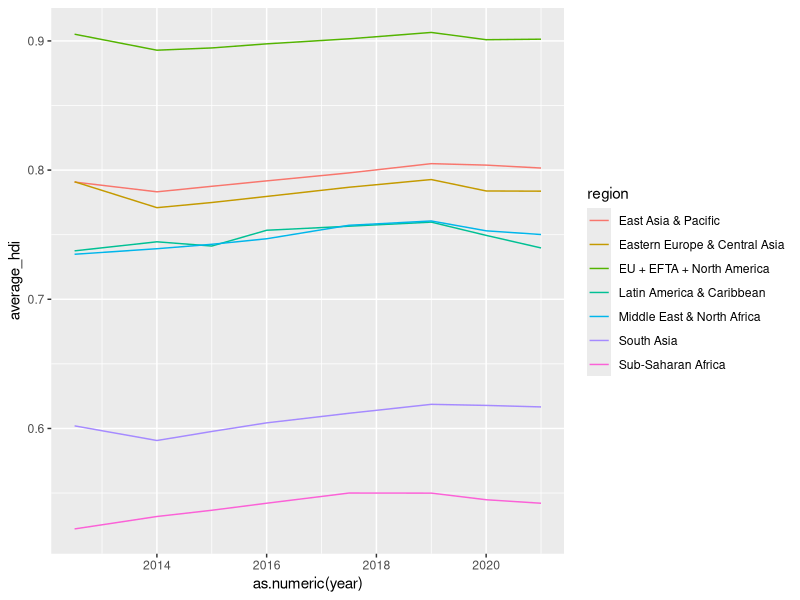
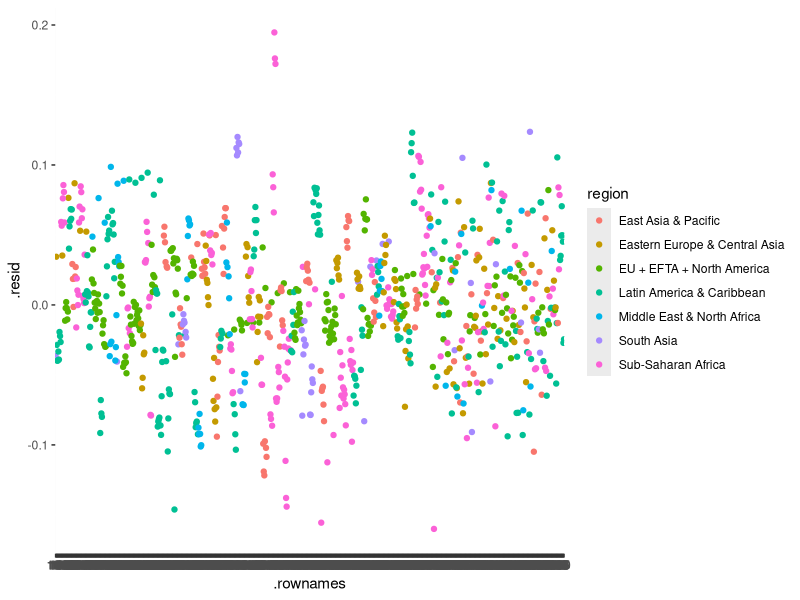

Recreate these plots in R, in order.
## ---- chunk 1
knitr::opts_chunk$set(echo = TRUE)
## ---- chunk 2
# Load Libraries
library(dplyr)
library(ggplot2)
library(lme4)
library(broom.mixed)

data = read.csv("./data/data_clean.csv")
## ---- chunk 3
average_hdi = data %>% group_by(region,year) %>% summarise(average_hdi = mean(hdi))
average_hdi[average_hdi$year == "2012-2013", "year"] = "2012.5"
average_hdi[average_hdi$year == "2017-2018", "year"] = "2017.5"
ggplot(data=average_hdi, aes(x=as.numeric(year), y=average_hdi)) + geom_line(aes(color = region))
## ---- chunk 4
# Create Time Mixed Effects Model
selected_columns = data[, c("country","year", "region", "hdi", "x1.6","x3.2", "x5.1", "x6.4", "x7.3")]
selected_columns[selected_columns$year == "2012-2013", "year"] = "2012.5"
selected_columns[selected_columns$year == "2017-2018", "year"] = "2017.5"
selected_columns$year = as.numeric(selected_columns$year)
selected_columns$years_from_2000 = selected_columns$year - 2000

time_mixed_effects = lmer(hdi~years_from_2000+x1.6+x3.2+x5.1+x6.4+x7.3+(1+years_from_2000|region),data=selected_columns)
## ---- chunk 5
# Determine Significance of Coefficients

## ---- chunk 6
# Make Plots
residuals = augment(time_mixed_effects)
ggplot(data = residuals, aes(x=.rownames, y = .resid)) + geom_point(aes(color = region))
